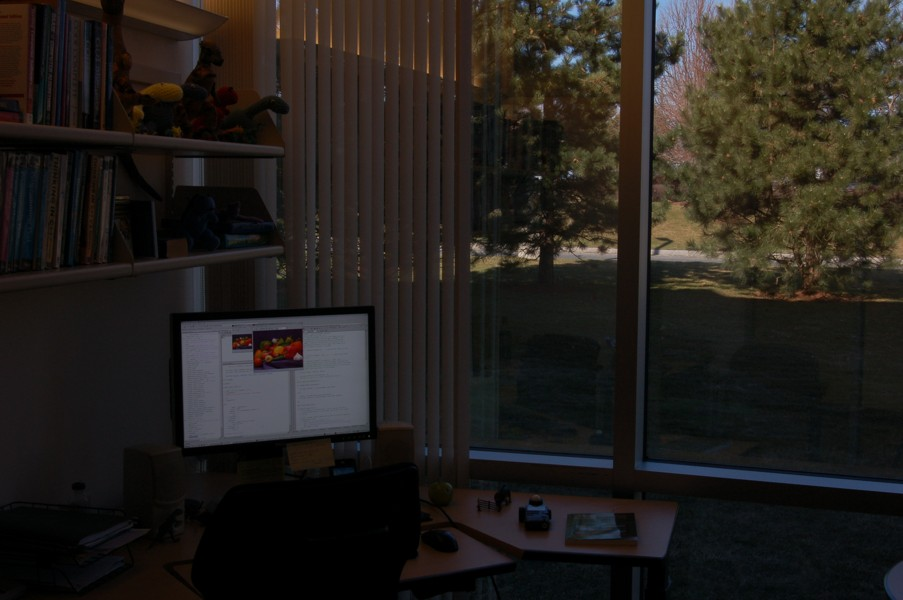
%> input picture ch03/office_2.jpg, 903 x 600 px
$ octave imrotate_m.m   (GNU Octave 9; MATLAB toolbox functions it lacks are replaced by stand-ins)
%> lines starting %> are read from the running program, lines starting %| are printed output that depends on the picture
close all;
clear all;
clc;
a = imread('office_2.jpg');
%> a is the input picture: size 600x903x3 uint8; mean R, G, B 35.9, 32, 27.7
J1 = imrotate(a, 30);
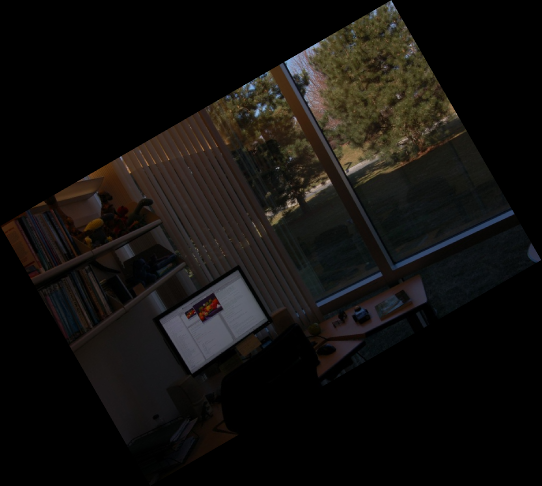
%> J1: size 972x1083x3 uint8 (shown at 1/2 size); mean R, G, B 18.5, 16.5, 14.2
J2 = imrotate(a, -30);
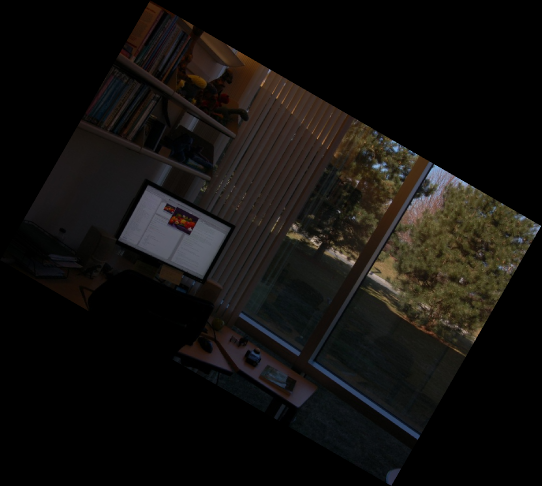
%> J2: size 972x1083x3 uint8 (shown at 1/2 size); mean R, G, B 18.5, 16.5, 14.2; mean of the top-left, top-right, bottom-left and bottom-right quarters 18.8, 19.5, 7.3, 19.9
J3 = imrotate(a, 30, 'bicubic', 'crop');
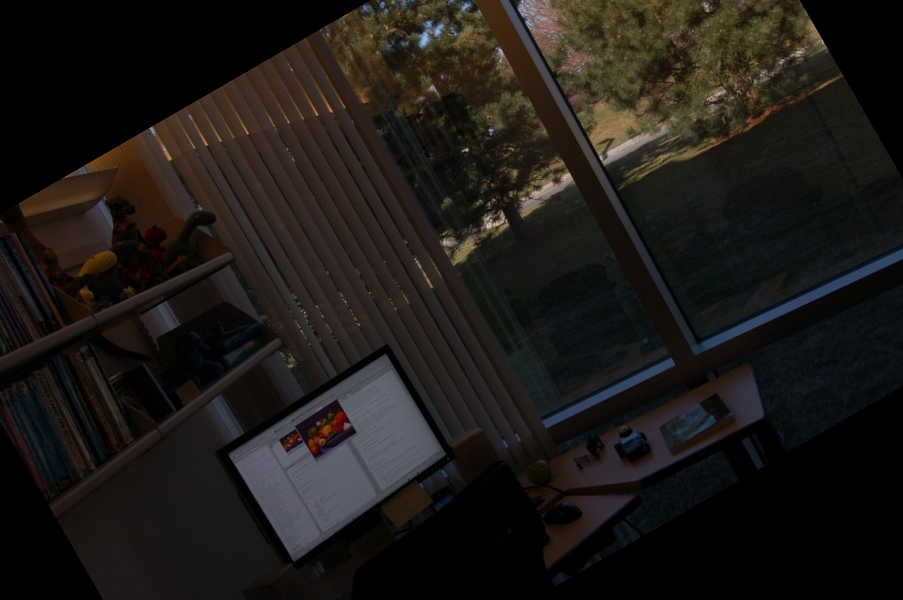
%> J3: size 600x903x3 uint8; mean R, G, B 28.9, 25.7, 22.7
J4 = imrotate(a, 30, 'bicubic', 'loose');
% 修改图形图像位置的默认设置
set(0, 'defaultFigurePosition', [100, 100, 1000, 500]);
% 修改图形背景颜色的设置
set(0, 'defaultFigureColor', [1 1 1]);
figure;
subplot(121), imshow(J1);
subplot(122), imshow(J2);
figure;
subplot(121), imshow(J3);
subplot(122), imshow(J4);
